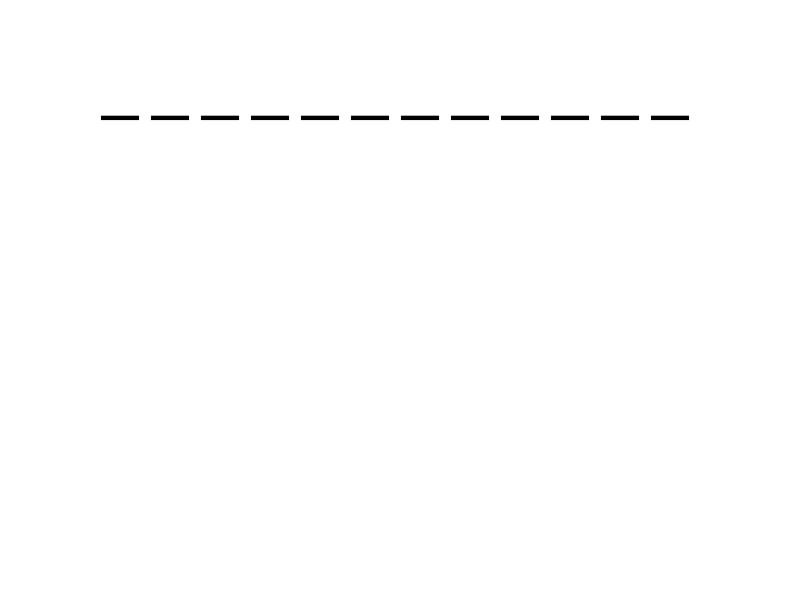
Frame 1 (no input)
Frame 60 (the mouse pressed at the canvas centre just before this capture): identical to frame 1, image omitted
Frame 120 (the mouse held since frame 60 and released just before this capture): identical to frame 1, image omitted

The Processing sketch that drew this single still picture (run headless with seeded random() and noise(); from frame 60 on, the mouse is pressed at the canvas centre):

// Processing sketch: Galgenmaennchen
// ── Galgenmaennchen.pde
import java.util.List;

List<Character> schonGeraten = new ArrayList<Character>();

int fehler = 0;
boolean gameOver = false;
boolean wortErraten = false;
boolean keyboard = false;
String woerter[] = {"Affe", "Giraffe", "Elefant", "Tiger", "Lokomotive", "Krankenhaus", "Taxi", "Pizza", "Furz", "Streich", 
  "Bart", "Diskussion", "Traum", "Schminken", "Strand", "Igel", "Chirurg", "Facebook", "Verstopfung", "Autounfall", "Verbrecher", 
  "Präsident", "Petze", "Schluckauf", "Detektiv", "Keks", "Scherz", "Perücke", "Schwarzes Schaf", "Flugzeug", "Baby", "Sonnenschein", "Stepptanz", 
  "Windel", "Lotto", "Zehennagel", "Toilette", "Krater", "Dosenöffner", "Skulptur", "Armdrücken", "Magie", "Clown", "Meerjungfrau", "Fette Katze", 
  "Milchmann", "Rockband", "Safari", "Alufolie", "Glasauge", "Ufo", "Donut", "Brainfreeze", "Schlafwandeln", "Chemiker", "Ketchup", "Moonwalk", 
  "Einbrecher", "Nasenhaare", "Spion", "Pirat", "Mundgeruch", "Höhlenmensch", "Das Weiße Haus", "Sensenmann", "Winnie Puh", "Karl der Große"};
String wort;
char buchstaben[] = new char[8];

void restart() {
  fehler = 0;
  gameOver = false;
  wortErraten = false;
  schonGeraten.clear();
  schonGeraten.add(' ');
  wort = woerter[(int)random(woerter.length)];
  buchstaben = new char[wort.length()];
  for (int i = 0; i<wort.length(); i++) {
    buchstaben[i] = Character.toUpperCase(wort.charAt(i));
  }
}

void setup() {
  size(800, 600);
  restart();
}

void keyPressed() {
  if (keyCode==ENTER) {
    restart();
    return;
  }
  if (key==CODED || key==' ' || key==BACKSPACE) {
    return;
  }
  if(wortErraten || gameOver) {
    return;
  }
  boolean falsch = true;
  for (int i = 0; i<buchstaben.length; i++) {
    if (buchstaben[i]==Character.toUpperCase(key)) {
      schonGeraten.add(Character.toUpperCase(key));
      falsch = false;
    }
  }
  if (falsch) {
    fehler += 1;
    if (fehler>=11) {
      gameOver = true;
    }
  }
}

void draw() {
  if (gameOver) {
    background(0);
  } else if (wortErraten) {
    background(100, 255, 100);
  } else {
    background(255);
  }
  fill(0);
  textSize(80);
  for (int i = 0; i<buchstaben.length; i++) {
    if (buchstaben[i]!=' ') {
      if (gameOver) {
        fill(100);
      } else {
        fill(0);
      }
      text('_', 100 + i*50, 110);
    }
  }
  boolean erraten = true;
  for (int i = 0; i<buchstaben.length; i++) {
    textSize(40);
    if (schonGeraten.contains(buchstaben[i])) {
      if (gameOver) {
        fill(200);
      } else {
        fill(0);
      }
      text(buchstaben[i], 100 + i*50, 100);
    } else {
      erraten = false;
      if (gameOver) {
        fill(255, 0, 0);
        text(buchstaben[i], 100 + i*50, 100);
      }
    }
  }
  if(erraten) {
    wortErraten = true;
  }
  zeichneGalgenmaennchen();
}

void zeichneGalgenmaennchen() {
  if (wortErraten) {
    strokeWeight(5);
    stroke(0);
    fill(0);
    circle(width/2, 325, 50);
    line(width/2, 350, width/2, 410);
    line(width/2, 360, width/2-70, 330);
    line(width/2, 360, width/2+70, 330);
    line(width/2, 410, width/2-30, 500);
    line(width/2, 410, width/2+30, 500);
    noStroke();
    fill(200);
    circle(width/2-8,320,8);
    circle(width/2+8,320,8);
    arc(width/2,330,20,20,0,PI);
  } else {
    if (gameOver) {
      fill(200);
      stroke(255);
      strokeWeight(5);
    } else {
      fill(0);
      stroke(0);
      strokeWeight(5);
    }

    // Galgen
    if (fehler>=1) {
      line(100, 500, 300, 500);
    }
    if (fehler>=2) {
      line(200, 500, 200, 200);
    }
    if (fehler>=3) {
      line(200, 200, 500, 200);
    }
    if (fehler>=4) {
      line(200, 250, 250, 200);
    }
    if (fehler>=5) {
      line(500, 200, 500, 250);
    }

    // Strichmaennchen
    if (gameOver) {
      stroke(200);
    }
    if (fehler>=6) { 
      circle(500, 275, 50);
    }
    if (fehler>=7) {
      line(500, 300, 500, 360);
    }
    if (fehler>=8) {
      line(500, 300, 470, 370);
    }
    if (fehler>=9) {
      line(500, 300, 530, 370);
    }
    if (fehler>=10) {
      line(500, 360, 470, 450);
    }
    if (fehler>=11) {
      line(500, 360, 530, 450);
    }
    if (gameOver) {
      stroke(0);
      strokeWeight(2);
      line(485, 270, 497, 280);
      line(485, 280, 497, 270);
      line(503, 270, 515, 280);
      line(503, 280, 515, 270);
    }
  }
}
